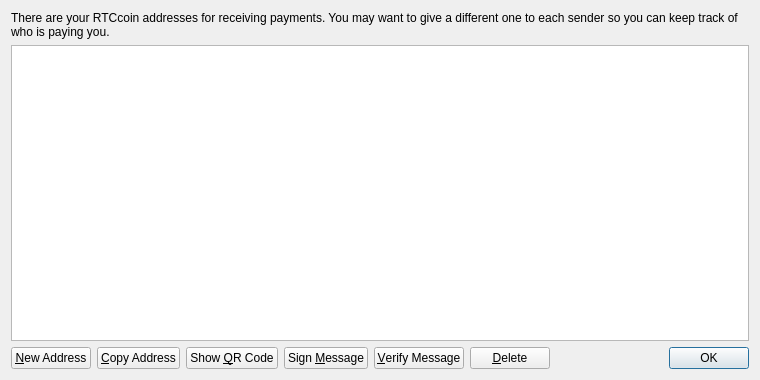
<?xml version="1.0" encoding="UTF-8"?>
<ui version="4.0">
 <class>AddressBookPage</class>
 <widget class="QWidget" name="AddressBookPage">
  <property name="geometry">
   <rect>
    <x>0</x>
    <y>0</y>
    <width>760</width>
    <height>380</height>
   </rect>
  </property>
  <property name="windowTitle">
   <string>Address Book</string>
  </property>
  <layout class="QVBoxLayout" name="verticalLayout">
   <item>
    <widget class="QLabel" name="labelExplanation">
     <property name="text">
      <string>There are your RTCcoin addresses for receiving payments. You may want to give a different one to each sender so you can keep track of who is paying you.</string>
     </property>
     <property name="textFormat">
      <enum>Qt::PlainText</enum>
     </property>
     <property name="wordWrap">
      <bool>true</bool>
     </property>
    </widget>
   </item>
   <item>
    <widget class="QTableView" name="tableView">
     <property name="contextMenuPolicy">
      <enum>Qt::CustomContextMenu</enum>
     </property>
     <property name="toolTip">
      <string>Double-click to edit address or label</string>
     </property>
     <property name="tabKeyNavigation">
      <bool>false</bool>
     </property>
     <property name="alternatingRowColors">
      <bool>true</bool>
     </property>
     <property name="selectionMode">
      <enum>QAbstractItemView::SingleSelection</enum>
     </property>
     <property name="selectionBehavior">
      <enum>QAbstractItemView::SelectRows</enum>
     </property>
     <property name="sortingEnabled">
      <bool>true</bool>
     </property>
     <attribute name="verticalHeaderVisible">
      <bool>false</bool>
     </attribute>
    </widget>
   </item>
   <item>
    <layout class="QHBoxLayout" name="horizontalLayout">
     <item>
      <widget class="QPushButton" name="newAddressButton">
       <property name="toolTip">
        <string>Create a new address</string>
       </property>
       <property name="text">
        <string>&amp;New Address</string>
       </property>
       <property name="icon">
        <iconset resource="../bitcoin.qrc">
         <normaloff>:/icons/add</normaloff>:/icons/add</iconset>
       </property>
      </widget>
     </item>
     <item>
      <widget class="QPushButton" name="copyToClipboard">
       <property name="toolTip">
        <string>Copy the currently selected address to the system clipboard</string>
       </property>
       <property name="text">
        <string>&amp;Copy Address</string>
       </property>
       <property name="icon">
        <iconset resource="../bitcoin.qrc">
         <normaloff>:/icons/editcopy</normaloff>:/icons/editcopy</iconset>
       </property>
      </widget>
     </item>
     <item>
      <widget class="QPushButton" name="showQRCode">
       <property name="text">
        <string>Show &amp;QR Code</string>
       </property>
       <property name="icon">
        <iconset resource="../bitcoin.qrc">
         <normaloff>:/icons/qrcode</normaloff>:/icons/qrcode</iconset>
       </property>
      </widget>
     </item>
     <item>
      <widget class="QPushButton" name="signMessage">
       <property name="toolTip">
        <string>Sign a message to prove you own a RTCcoin address</string>
       </property>
       <property name="text">
        <string>Sign &amp;Message</string>
       </property>
       <property name="icon">
        <iconset resource="../bitcoin.qrc">
         <normaloff>:/icons/edit</normaloff>:/icons/edit</iconset>
       </property>
      </widget>
     </item>
     <item>
      <widget class="QPushButton" name="verifyMessage">
       <property name="toolTip">
        <string>Verify a message to ensure it was signed with a specified RTCcoin address</string>
       </property>
       <property name="text">
        <string>&amp;Verify Message</string>
       </property>
       <property name="icon">
        <iconset resource="../bitcoin.qrc">
         <normaloff>:/icons/transaction_0</normaloff>:/icons/transaction_0</iconset>
       </property>
      </widget>
     </item>
     <item>
      <widget class="QPushButton" name="deleteButton">
       <property name="toolTip">
        <string>Delete the currently selected address from the list</string>
       </property>
       <property name="text">
        <string>&amp;Delete</string>
       </property>
       <property name="icon">
        <iconset resource="../bitcoin.qrc">
         <normaloff>:/icons/remove</normaloff>:/icons/remove</iconset>
       </property>
      </widget>
     </item>
     <item>
      <spacer name="horizontalSpacer">
       <property name="orientation">
        <enum>Qt::Horizontal</enum>
       </property>
       <property name="sizeHint" stdset="0">
        <size>
         <width>40</width>
         <height>20</height>
        </size>
       </property>
      </spacer>
     </item>
     <item>
      <widget class="QDialogButtonBox" name="buttonBox">
       <property name="sizePolicy">
        <sizepolicy hsizetype="Maximum" vsizetype="Fixed">
         <horstretch>0</horstretch>
         <verstretch>0</verstretch>
        </sizepolicy>
       </property>
       <property name="standardButtons">
        <set>QDialogButtonBox::Ok</set>
       </property>
      </widget>
     </item>
    </layout>
   </item>
  </layout>
 </widget>
 <resources>
  <include location="../bitcoin.qrc"/>
 </resources>
 <connections/>
</ui>
